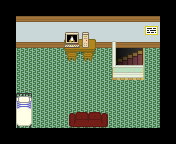

Below is a game level as drawn by its tile map, then a one-line description and the .tmx that defines it (tile-layer data replaced by summaries):
An orthogonal 11x9 tile map with 16x16 px tiles, 4 tile layers (Tile Layer 1, Tile Layer 2, Tile Layer 3, Above player), 5 tilesets and 13 objects (7x event, 6x collision).

<map version="1.2" tiledversion="1.2.0" orientation="orthogonal" renderorder="right-down" width="11" height="9" tilewidth="16" tileheight="16" infinite="0" nextlayerid="7" nextobjectid="31">
 <tileset firstgid="1" name="floors and walls" tilewidth="16" tileheight="16" tilecount="88" columns="11">
  <image source="../gfx/tilesets/floorsandwalls.png" width="176" height="128" />
 </tileset>
 <tileset firstgid="89" name="furniture" tilewidth="16" tileheight="16" tilecount="72" columns="12">
  <image source="../gfx/tilesets/furniture.png" width="192" height="96" />
 </tileset>
 <tileset firstgid="161" name="electronics" tilewidth="16" tileheight="16" tilecount="16" columns="4">
  <image source="../gfx/tilesets/electronics.png" width="64" height="64" />
 </tileset>
 <tileset firstgid="177" name="plants" tilewidth="16" tileheight="16" tilecount="16" columns="4">
  <image source="../gfx/tilesets/plants.png" width="64" height="64" />
 </tileset>
 <tileset firstgid="193" name="stairs" tilewidth="16" tileheight="16" tilecount="24" columns="8">
  <image source="../gfx/tilesets/stairs.png" width="128" height="48" />
 </tileset>
 <layer id="1" name="Tile Layer 1" width="11" height="9">
  <data>[99 cells, 63 non-empty, 5 distinct tile ids]</data>
 </layer>
 <layer id="2" name="Tile Layer 2" width="11" height="9">
  <data>[99 cells, 16 non-empty, 16 distinct tile ids]</data>
 </layer>
 <layer id="3" name="Tile Layer 3" width="11" height="9">
  <data>[99 cells, 6 non-empty, 5 distinct tile ids]</data>
 </layer>
 <layer id="4" name="Above player" width="11" height="9">
  <data>[99 cells, 14 non-empty, 6 distinct tile ids]</data>
 </layer>
 <objectgroup color="#ff0000" id="5" name="Collision">
  <object id="1" type="collision" x="16" y="32" width="144" height="16" />
  <object id="2" type="collision" x="160" y="48" width="16" height="80" />
  <object id="3" type="collision" x="16" y="128" width="144" height="16" />
  <object id="4" type="collision" x="0" y="48" width="16" height="80" />
  <object id="6" type="collision" x="112" y="64" width="32" height="16" />
  <object id="7" type="collision" x="112" y="48" width="16" height="16" />
 </objectgroup>
 <objectgroup color="#ffff00" id="6" name="Events">
  <object id="9" name="Go Downstairs" type="event" x="128" y="48" width="16" height="16">
   <properties>
    <property name="act1" value="transition_teleport maple_house_downstairs.tmx,4,2,0.3" />
    <property name="act2" value="player_face down" />
    <property name="cond1" value="is player_at" />
    <property name="cond2" value="is player_facing left" />
   </properties>
  </object>
  <object id="19" name="Create Maple" type="event" x="0" y="32" width="16" height="16">
   <properties>
    <property name="act1" value="create_npc maple_girl,3,4,boss,stand" />
    <property name="act2" value="set_variable maple_bedroom1:true" />
    <property name="cond1" value="not variable_set maple_bedroom1:true" />
    <property name="cond2" value="not npc_exists maple_girl" />
   </properties>
  </object>
  <object id="22" name="Maple Pathfind to Player" type="event" x="128" y="80" width="16" height="48">
   <properties>
    <property name="act1" value="remove_npc maple_girl" />
    <property name="act2" value="player_stop" />
    <property name="act3" value="set_variable maple_bedroom2:true" />
    <property name="cond1" value="is variable_set maple_bedroom1:true" />
    <property name="cond2" value="is player_at" />
    <property name="cond3" value="not variable_set maple_bedroom2:true" />
    <property name="cond4" value="is npc_exists maple_girl" />
   </properties>
  </object>
  <object id="25" name="Maple talk to Player" type="event" x="96" y="80" width="16" height="16">
   <properties>
    <property name="act1" value="dialog_chain Hey, {name}! Guess what?" />
    <property name="act2" value="dialog_chain I know you can't afford your own Tuxemon." />
    <property name="act3" value="dialog_chain I know where you can get one!!" />
    <property name="act4" value="dialog_chain Go to the junkyard behind the Tuxmart. I'll meet you there." />
    <property name="act5" value="dialog_chain ${{end}}" />
    <property name="act6" value="set_variable maple_bedroom3:true" />
    <property name="act7" value="npc_face maple_girl,right" />
    <property name="cond1" value="is variable_set maple_bedroom2:true" />
    <property name="cond2" value="is npc_at maple_girl" />
    <property name="cond3" value="not variable_set maple_bedroom3:true" />
    <property name="cond4" value="is npc_exists maple_girl" />
   </properties>
  </object>
  <object id="28" name="Maple Pathfind to stairs" type="event" x="95.75" y="80" width="16" height="16">
   <properties>
    <property name="act1" value="pathfind maple_girl,8,3" />
    <property name="act2" value="player_stop" />
    <property name="cond1" value="is variable_set maple_bedroom3:true" />
    <property name="cond2" value="not dialog_open" />
    <property name="cond3" value="is npc_exists maple_girl" />
   </properties>
  </object>
  <object id="29" name="Maple go downstairs" type="event" x="128" y="48" width="16" height="16">
   <properties>
    <property name="act1" value="remove_npc maple_girl" />
    <property name="act2" value="player_resume" />
    <property name="cond1" value="is variable_set maple_bedroom3:true" />
    <property name="cond2" value="is npc_at maple_girl" />
   </properties>
  </object>
  <object id="30" name="Player Spawn" type="event" x="64" y="80" width="16" height="16" />
 </objectgroup>
</map>
